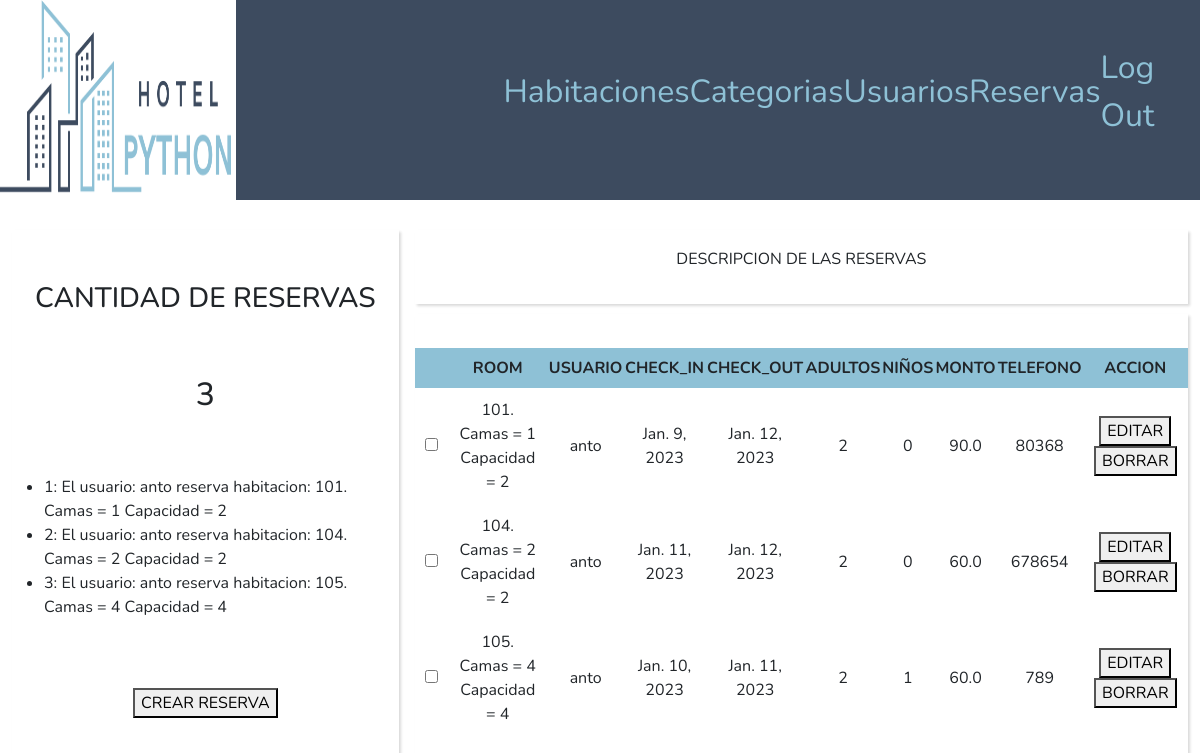
The app's page /reservas_list/ with its own data.
### appstaff/models.py (models this page shows)
class Reserva(models.Model):
    class Meta:
        db_table = 'reservas'
        get_latest_by = ['id']
    room = models.ForeignKey(Habitacion, on_delete=models.CASCADE, default=2)
    user = models.ForeignKey(User, on_delete=models.CASCADE)
    fecha_reserva = models.DateTimeField(auto_now_add=True)
    check_in = models.DateField(null=True, blank=True)
    check_out = models.DateField(null=True, blank=True)
    adultos = models.IntegerField(null=True, blank=True)
    ninios = models.IntegerField(default=0, null=True, blank=True)
    monto =  models.FloatField(null=True, blank=True)
    telefono = models.IntegerField(null=True, blank=True)
    comentario = models.CharField(max_length=150, blank=True, null=True)
    reserva_cod = models.CharField(max_length=100, default="null")
    estado = models.IntegerField(default=2, help_text= 'Anulada 0, Confirmada 1, Pendiente 2')
    def __str__(self):
        return f'El usuario:  {self.user.username} reserva habitacion: {self.room}'

class Habitacion(models.Model):
    class Meta:
        db_table = 'habitacion'
    numero =  models.IntegerField( unique = True)
    piso = models.IntegerField(blank=True , null= True)
    camas = models.IntegerField(default=1)
    capacidad = models.IntegerField(blank=True , null= True)
    precio = models.FloatField(max_length=7, blank=True , null= True)
    detalle = models.CharField(max_length=150, blank=True , null= True)
    estado = models.IntegerField(default=1, help_text= 'Ocupada 0, Desocupada 1, Mantenimiento 2')
    categoria = models.ForeignKey(CategoriaHabitacion,  on_delete=models.CASCADE, blank=True , null= True)
    def __str__(self):
        return f'{self.numero}. Camas = {self.camas} Capacidad = {self.capacidad}'

### appstaff/views.py (the view)
# urls.py: path('reservas_list/', views.reservas_list, name='reservas_list'),
def reservas_list(request):
    reservas = Reserva.objects.all()
    habitaciones = Habitacion.objects.all()
    categorias = CategoriaHabitacion.objects.all()
    total_reservas = Reserva.objects.count()
    return render(request, 'reservas_list.html', {
        'reservas' : reservas,
        'habitaciones': habitaciones,
        'categorias' : categorias,
        'cantidad': total_reservas,
    })

### templates/reservas_list.html
{% extends 'base_staff.html' %}
{% block main %}
<div class="wrapper">
    <div class="fast_dashboard">
        <h3>CANTIDAD DE RESERVAS</h3>
        <h2>{{ cantidad }}</h2>
        {% if cantidad < 5 %}
            <ul  class="lista_tareas">
                {% for reserva in reservas %}
                    <li>{{ forloop.counter }}:  {{ reserva }}</li>
                {% endfor %}
            </ul>
        {% endif %}
        <div>
            <button><a href="{% url 'create_reserva' %}">CREAR RESERVA</a></button>
        </div>
    </div>
    <div class="crud">
        <div id="details">
            <div>
                <p>DESCRIPCION DE LAS RESERVAS</p>
            </div>
        </div>
        <div class="all_objects">
            <table>
                <thead>
                    <th></th>
                    <th>ROOM</th>
                    <th>USUARIO</th>
                    <th>CHECK_IN</th>
                    <th>CHECK_OUT</th>
                    <th>ADULTOS</th>
                    <th>NIÑOS</th>
                    <th>MONTO</th>
                    <th>TELEFONO</th>
                    <th>ACCION</th>
                </thead>
                {% for reserva in reservas %}
                <tbody>
                    <tr >
                        <td>
                            <input type="checkbox" data-id={{ reserva.id }}>
                        </td>
                        <td>
                            {{ reserva.room }}
                        </td>
                        <td>{{ reserva.user }}</td>
                        <td>{{ reserva.check_in }}</td>
                        <td>{{ reserva.check_out }}</td>
                        <td>{{ reserva.adultos }}</td>
                        <td>{{ reserva.ninios }}</td>
                        <td>{{ reserva.monto }}</td>
                        <td>{{ reserva.telefono }}</td>
                        <td>
                            <button><a href="{% url 'edit_reserva' reserva.id %}">EDITAR</a></button>
                            <button><a href="{% url 'delete_reserva' reserva.id %}">BORRAR</a></button>
                        </td>
                    </tr>
                </tbody>
                {% endfor %}
            </table>
        </div>
    </div>
</div>
{% endblock %}

### static/css/style_staff.css (style rules this page uses)
* { margin: 0; font-family: 'Nunito', sans-serif; }
body { display: grid; margin: 0; height: 100vh; grid-template-rows: auto 1fr auto; }
a { text-decoration: none; }
a:visited , a:link { color: rgb(142, 193, 214); }
.wrapper a:visited , .wrapper a:link { color: black; }
.lista_tareas { text-align: left; }
.wrapper { display: grid; grid-template-columns:1fr 2fr; box-sizing: border-box; height: 90%; width: 100%; margin-top: 20px; margin-bottom: 20px; gap: 1rem; }
.fast_dashboard { display: flex; flex-direction: column; align-items: center; justify-content:space-evenly; box-shadow: rgba(0, 0, 0, 0.15) 1.95px 1.95px 2.6px; }
.crud { display: flex ; flex-direction: column; gap: 10px; }
#details { display: flex; justify-content: center; align-items: center; flex-grow: 1; box-shadow: rgba(0, 0, 0, 0.15) 1.95px 1.95px 2.6px; }
.all_objects { display: flex; justify-content: center; align-items: center; width: 100%; flex-grow: 2; box-shadow: rgba(0, 0, 0, 0.15) 1.95px 1.95px 2.6px; }
.all_objects >table { width: 100%; border-collapse: collapse; }
.all_objects >table td { border: none; padding: 10px; }
.all_objects >table th { background: rgb(142, 193, 214); height: 40px; }
.all_objects a { text-decoration: none; }
.all_objects a:visited ,.all_objects a:link { color: black; }

### static/css/staff.css (style rules this page uses)
.wrapper { display: grid; grid-template-columns:1fr 2fr; box-sizing: border-box; height: 90%; width: 100%; margin-top: 20px; margin-bottom: 20px; gap: 1rem; }
.fast_dashboard { display: flex; flex-direction: column; align-items: center; justify-content:space-evenly; box-shadow: rgba(0, 0, 0, 0.15) 1.95px 1.95px 2.6px; }
.crud { display: flex ; flex-direction: column; gap: 10px; }
#details { display: flex; justify-content: center; align-items: center; flex-grow: 1; box-shadow: rgba(0, 0, 0, 0.15) 1.95px 1.95px 2.6px; }
.all_objects { display: flex; justify-content: center; align-items: center; width: 100%; flex-grow: 2; box-shadow: rgba(0, 0, 0, 0.15) 1.95px 1.95px 2.6px; }
.all_objects >table { width: 100%; border-collapse: collapse; }
.all_objects >table td { border: none; padding: 10px; }
.all_objects >table th { background: rgb(142, 193, 214); height: 40px; }
.all_objects a { text-decoration: none; }
.all_objects a:visited ,.all_objects a:link { color: black; }

### records on screen
Reserva: user+room "El usuario: anto reserva habitacion: 101. Camas = 1 Capacidad = 2", room "101. Camas = 1 Capacidad = 2", user "anto", check_in "Jan. 9, 2023", check_out "Jan. 12, 2023", adultos "2", ninios "0", monto "90.0", telefono "80368"
Reserva: user+room "El usuario: anto reserva habitacion: 104. Camas = 2 Capacidad = 2", room "104. Camas = 2 Capacidad = 2", user "anto", check_in "Jan. 11, 2023", check_out "Jan. 12, 2023", adultos "2", ninios "0", monto "60.0", telefono "678654"
Reserva: user+room "El usuario: anto reserva habitacion: 105. Camas = 4 Capacidad = 4", room "105. Camas = 4 Capacidad = 4", user "anto", check_in "Jan. 10, 2023", check_out "Jan. 11, 2023", adultos "2", ninios "1", monto "60.0", telefono "789"

### other values on screen
{{ cantidad }} "3"
